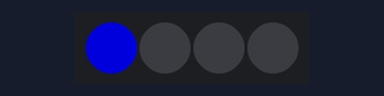
The program below on a simulated Raspberry Pi Pico running MicroPython. Shown: 4 RGB LEDs in strip order, left to right. Dim RGB values are drawn brighter than linear; library files of the repository ran but are not shown: neopixel.py.

Above: at 0.1 s.
At 4.6 s:
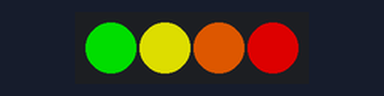
At 7.6 s:
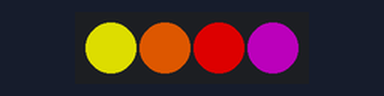
At 16.6 s:
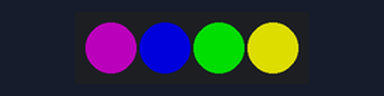
At 28.6 s:
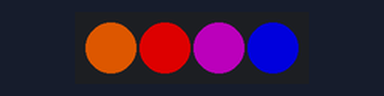
At 37.6 s:
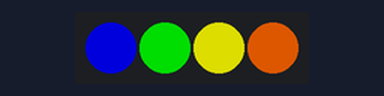
Timing chart, 0 to 40.0 s (numbered marks = the images above):
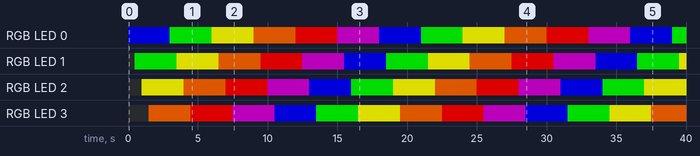

The program:

2._neopixelExtension1.py
```python
# chatGPT 링크: https://chat.openai.com/share/ee53f767-f887-4d6c-ab87-dd897e94a93e

import time
from neopixel import Neopixel

# 네오픽셀의 셀 갯수, PIO상태, 핀번호 정의
numpix = 4
PIO = 0
Pin = 22

# 네오픽셀이 RGB타입일 때 네오픽셀 수, PIO상태, 핀번호, 네오픽셀 타입 순으로 선택, 밝기 지정
strip = Neopixel(numpix, PIO, Pin, "RGB")

# 밝기 설정(0~255)
strip.brightness(150)

colors = [
    (0, 0, 255),      # Blue
    (255, 0, 0),      # Green
    (255, 255, 0),    # Yellow
    (100, 255, 0),    # Orange
    (0, 255, 0),      # Red
    (0, 128, 128)     # Purple (unknown)
]

def rotate_colors():
    while True:
        for color in colors:
            for i in range(numpix):
                strip.set_pixel(i, color)
                strip.show()
                time.sleep(0.5)
                # 다음 픽셀로 색을 이동
                color = (0, 0, 0) if i == numpix - 1 else colors[(colors.index(color) + 1) % len(colors)]
            time.sleep(1)

rotate_colors()
```

Measured:
- by itself, RGB LED 3: off → RGB(150, 59, 0) at 1.5 s, → RGB(150, 0, 0) 3.0 s later, → RGB(75, 0, 75) 3.0 s later, → RGB(0, 0, 150) 3.0 s later, … (13 changes in this stretch)
- by itself, RGB LED 2: off → RGB(150, 150, 0) at 1.0 s, → RGB(150, 59, 0) 3.0 s later, → RGB(150, 0, 0) 3.0 s later, → RGB(75, 0, 75) 3.0 s later, … (13 changes in this stretch)
